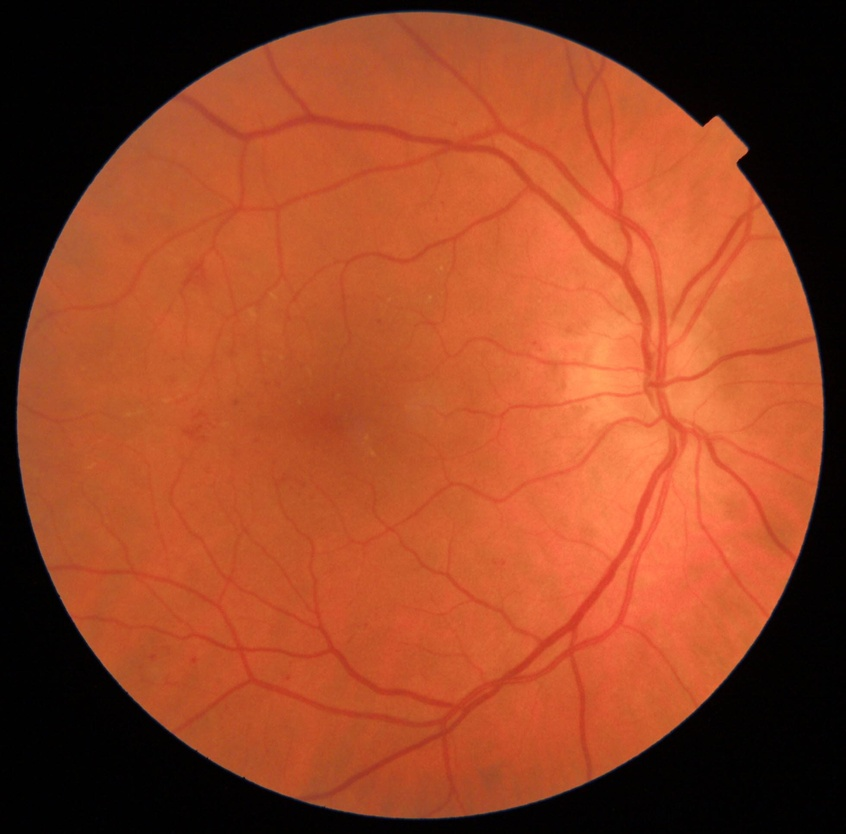
#> input picture Datos EMD/OCT/EMD/252193TD.jpg, 846 x 834 px, shrunk from 1960 x 1934 before the run, found by its file name; its folder holds only this picture in this run
$ python Conversion_grayscale.py
#> lines starting #> are read from the running program, lines starting #| are printed output that depends on the picture


## CONVERSIÓN DE LOS DATASETS A ESCALA DE GRISES
# AUTOR: Nuria Velasco Pérez

from PIL import Image  # Importar la clase Image del módulo PIL
import os  # Importar el módulo os para trabajar con archivos y directorios

# Directorios de procesamiento y no procesamiento de imágenes
dir_proc = 'Datos cross validation EMD'
dir_proc_grayscale = 'Datos cross validation EMD grayscale'
dir_no_proc = 'Datos cross validation base EMD'
dir_no_proc_grayscale = 'Datos cross validation base EMD grayscale'

# Bucle para recorrer los diferentes conjuntos de datos ('K1', 'K2', 'K3', 'K4', 'K5')
for e in ['K1', 'K2', 'K3', 'K4', 'K5']:
    # Bucle para recorrer los diferentes tipos de imágenes ('Samsung', 'iPhone', 'OCT', 'MESSIDOR')
    for i in ['Samsung', 'iPhone', 'OCT', 'MESSIDOR']:
        # Bucle para recorrer las diferentes opciones de procesamiento ('EMD', 'NO EMD')
        for k in ['EMD', 'NO EMD']:
            # Bucle para recorrer las diferentes opciones de procesamiento en escala de grises ('EMD', 'NO EMD')
            for w in ['EMD', 'NO EMD']:
                # Obtener la lista de archivos en el directorio correspondiente
                lista = os.listdir(dir_no_proc+'/'+e+'/'+i+'/'+k+'/'+w)

                # Bucle para procesar cada imagen de la lista
                for x in lista:
                    # Abrir la imagen original utilizando la clase Image
                    imagen = Image.open(dir_proc+'/'+e+'/'+i+'/'+k+'/'+w+'/'+x)
#> imagen is the input picture: PIL image 846x834 RGB; mean R, G, B 150.4, 68.6, 37.2

                    # Convertir la imagen a escala de grises
                    imagen_gris = imagen.convert("L")
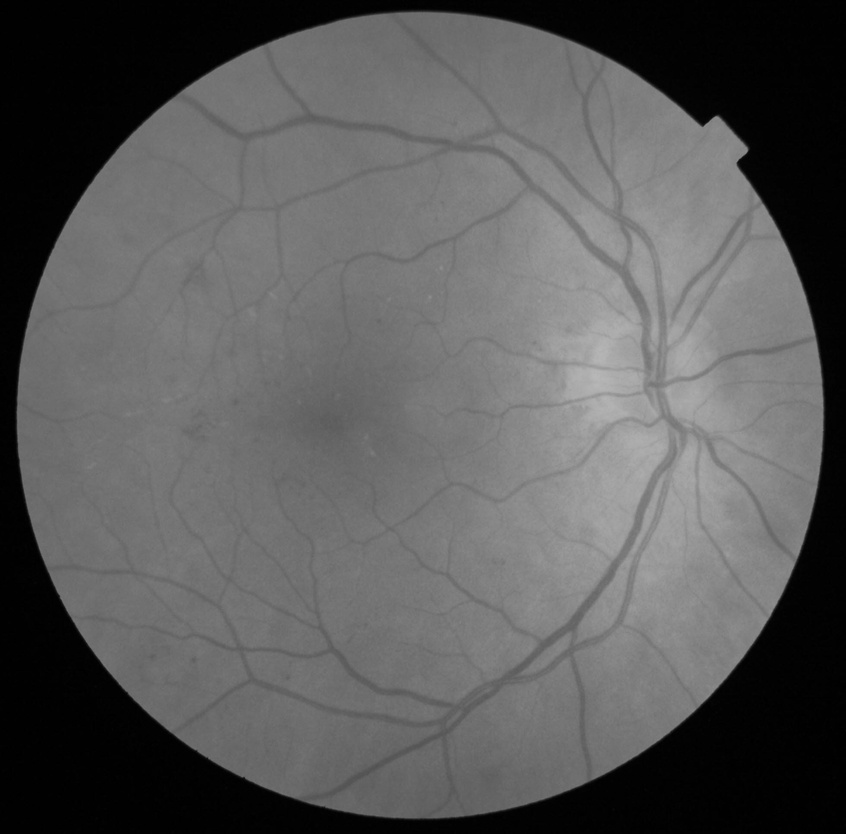
#> imagen_gris: PIL image 846x834 L; min 0, max 184, mean 89.5

                    # Guardar la imagen en escala de grises en el directorio correspondiente con un nuevo nombre
                    imagen_gris.save(dir_no_proc_grayscale+'/'+e+'/'+i+'/'+k+'/'+w+'/'+x+'_gray.jpg')
